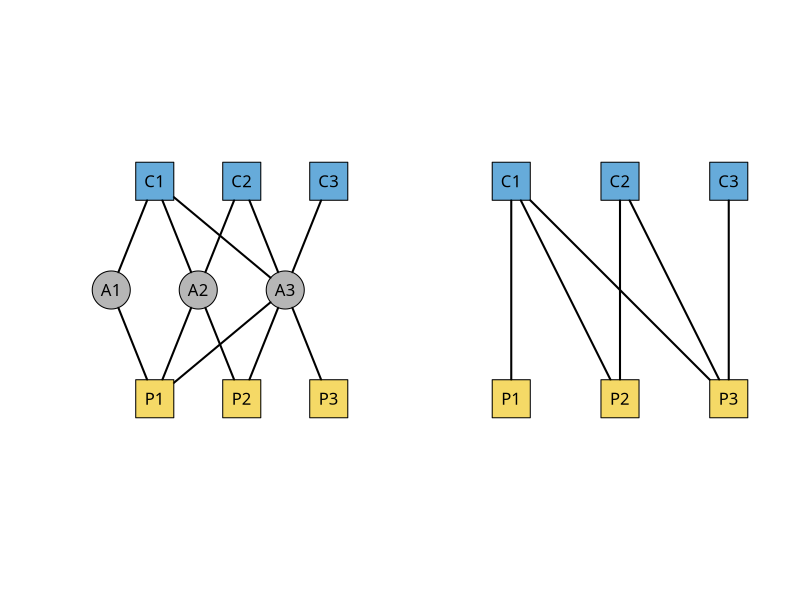

Write the R code that produced this figure.
# bipartite

library(igraph)
library(tibble)

# Create edges
V1 <- c("C1", "C1", "C1", "C2", "C2", "C3")
V2 <- c("P1", "P2", "P3", "P2", "P3", "P3")
tb_bi <-tibble(V1, V2)

# Create graph
g1 <- graph_from_data_frame(tb_bi, directed = FALSE)

# create labels
V(g1)$label <- V(g1)$name

# set type (type sets the two different graphs in the bipartite)
V(g1)$type <- FALSE

V(g1)[name %in% c("P1", "P2", "P3")]$type <- TRUE

V(g1)$color <- ifelse(V(g1)$type == 1, "#EFC00099", "#0073C299")
V(g1)$shape <- ifelse(V(g1)$type == 1, "square", "square")
V(g1)$size <- 35
V(g1)$font <- "sans"


# tripartite
V1 <-   c("C1", "C1", "C1", "C2", "C2", "C3")
V2 <-   c("A1", "A2", "A3", "A2", "A3", "A3")
V2.2 <- c("A1", "A2", "A2", "A3", "A3", "A3")
V3 <-   c("P1", "P1", "P2", "P1", "P2", "P3")
tb_tri1 <- tibble(V1, V2)
tb_tri2 <- tibble(V2.2, V3)
  
gtri1 <- graph_from_data_frame(tb_tri1, directed = FALSE)
gtri2 <- graph_from_data_frame(tb_tri2, directed = FALSE)

g3 <- gtri1 + gtri2

V(g3)$label <- V(g3)$name
V(g3)$type <- 1
V(g3)[name %in% c("A1", "A2", "A3")]$type <- 2
V(g3)[name %in% c("P1", "P2", "P3")]$type <- 3

V(g3)$color <- ifelse(V(g3)$type == 1, "#0073C299", ifelse(V(g3)$type == 2, "#86868699", "#EFC00099"))
V(g3)$shape <- ifelse(V(g3)$type == 1, "square", ifelse(V(g3)$type == 2, "circle", "square"))
V(g3)$size <- 35
V(g3)$font <- "sans"

layout <- layout_with_sugiyama(g3, layers = V(g3)$type)$layout

## arrange
par(mfrow = c(1, 2)) # Create a 2 x 2 plotting matrix

plot(g3,
     layout = layout,
     vertex.label.family=2,
     vertex.label.color = "black",
     edge.width = 2,
     edge.color = "black")


plot(g1, layout = layout_as_bipartite, 
     vertex.label.family=2,
     vertex.label.color = "black",
     edge.width = 2,
     edge.color = "black")
 






